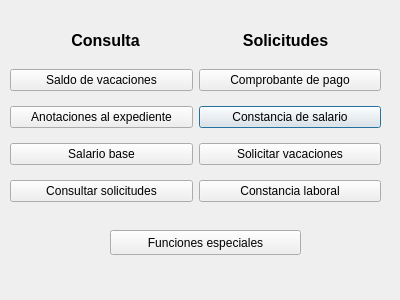
<?xml version="1.0" encoding="UTF-8"?>
<ui version="4.0">
 <class>inicial</class>
 <widget class="QDialog" name="inicial">
  <property name="geometry">
   <rect>
    <x>0</x>
    <y>0</y>
    <width>400</width>
    <height>300</height>
   </rect>
  </property>
  <property name="windowTitle">
   <string>Dialog</string>
  </property>
  <widget class="QWidget" name="gridLayoutWidget">
   <property name="geometry">
    <rect>
     <x>10</x>
     <y>60</y>
     <width>371</width>
     <height>151</height>
    </rect>
   </property>
   <layout class="QGridLayout" name="gridLayout">
    <item row="1" column="1">
     <widget class="QPushButton" name="pushButton_4">
      <property name="text">
       <string>Constancia de salario</string>
      </property>
     </widget>
    </item>
    <item row="0" column="1">
     <widget class="QPushButton" name="pushButton_2">
      <property name="text">
       <string>Comprobante de pago</string>
      </property>
     </widget>
    </item>
    <item row="3" column="1">
     <widget class="QPushButton" name="pushButton_8">
      <property name="text">
       <string>Constancia laboral</string>
      </property>
     </widget>
    </item>
    <item row="2" column="1">
     <widget class="QPushButton" name="pushButton_6">
      <property name="text">
       <string>Solicitar vacaciones</string>
      </property>
     </widget>
    </item>
    <item row="2" column="0">
     <widget class="QPushButton" name="pushButton_5">
      <property name="text">
       <string>Salario base</string>
      </property>
     </widget>
    </item>
    <item row="3" column="0">
     <widget class="QPushButton" name="pushButton_7">
      <property name="text">
       <string>Consultar solicitudes</string>
      </property>
     </widget>
    </item>
    <item row="1" column="0">
     <widget class="QPushButton" name="pushButton_3">
      <property name="text">
       <string>Anotaciones al expediente</string>
      </property>
     </widget>
    </item>
    <item row="0" column="0">
     <widget class="QPushButton" name="pushButton">
      <property name="text">
       <string>Saldo de vacaciones</string>
      </property>
     </widget>
    </item>
   </layout>
  </widget>
  <widget class="QLabel" name="label">
   <property name="geometry">
    <rect>
     <x>60</x>
     <y>20</y>
     <width>91</width>
     <height>41</height>
    </rect>
   </property>
   <property name="font">
    <font>
     <pointsize>12</pointsize>
     <bold>true</bold>
    </font>
   </property>
   <property name="text">
    <string>Consulta</string>
   </property>
   <property name="textFormat">
    <enum>Qt::PlainText</enum>
   </property>
   <property name="alignment">
    <set>Qt::AlignCenter</set>
   </property>
  </widget>
  <widget class="QLabel" name="label_2">
   <property name="geometry">
    <rect>
     <x>240</x>
     <y>20</y>
     <width>91</width>
     <height>41</height>
    </rect>
   </property>
   <property name="font">
    <font>
     <pointsize>12</pointsize>
     <bold>true</bold>
    </font>
   </property>
   <property name="text">
    <string>Solicitudes</string>
   </property>
   <property name="textFormat">
    <enum>Qt::PlainText</enum>
   </property>
   <property name="alignment">
    <set>Qt::AlignCenter</set>
   </property>
  </widget>
  <widget class="QPushButton" name="pushButton_9">
   <property name="geometry">
    <rect>
     <x>110</x>
     <y>230</y>
     <width>191</width>
     <height>25</height>
    </rect>
   </property>
   <property name="text">
    <string>Funciones especiales</string>
   </property>
  </widget>
 </widget>
 <resources/>
 <connections/>
</ui>
